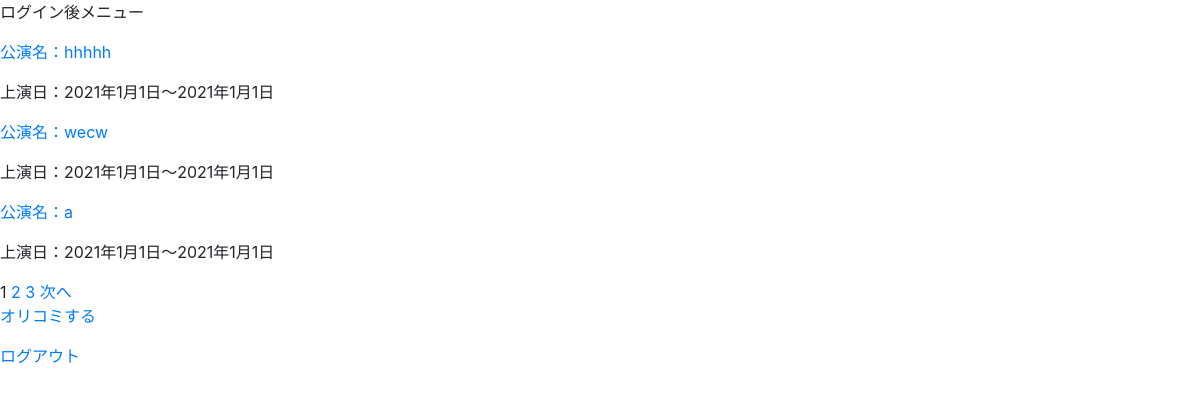
Before: /menu/ (signed in) with the older database file.
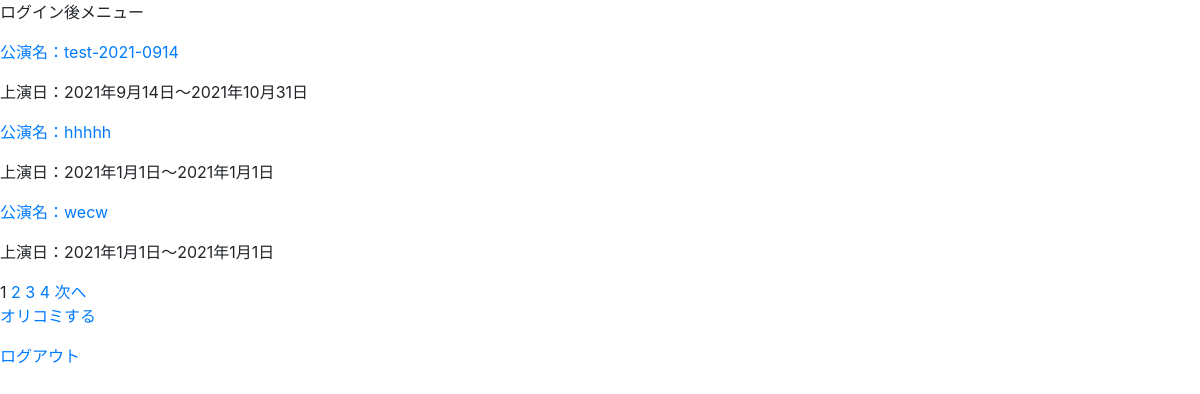
After: the same page with the newer database file.
### orikomi/models.py (models this page shows, shortened)
class Orikomi(models.Model):
    user = models.ForeignKey(CustomUser, verbose_name='ユーザー', on_delete=models.PROTECT)
    title = models.CharField(verbose_name='公演名', max_length=150)
    start_day = models.DateField(verbose_name='上演開始日')
    end_day = models.DateField(verbose_name='上演終了日')
    area = models.ForeignKey(Area, verbose_name='上演地域', to_field='area', on_delete=models.PROTECT)
    genre = models.ForeignKey(Genre, verbose_name='ジャンル', to_field='genre', on_delete=models.PROTECT)
    front_imege = models.ImageField(verbose_name='チラシ表面')
    back_image = models.ImageField(verbose_name='チラシ裏面', blank=True, null=True)
    created_at = models.DateTimeField(verbose_name='作成日時', auto_now_add=True)
    updated_at = models.DateTimeField(verbose_name='更新日時', auto_now=True)
    class Meta:
        verbose_name_plural='orikomi'

### orikomi/views.py (the view)
# urls.py: path('menu/', MenuView.as_view(), name='menu'),
class MenuView(LoginRequiredMixin, ListView):
    model = Orikomi
    template_name = 'menu.html'
    paginate_by = 3
    def get_queryset(self):
        qs = Orikomi.objects.filter(user=self.request.user).order_by('-created_at')
        return qs

### templates/menu.html (shortened to what this page needs)
{% extends 'base.html' %}
{% block content %}
<p>ログイン後メニュー</p>
{% for item in object_list %}
<p><a href="{% url 'orikomi:orikomi_detail' item.pk %}">公演名：{{ item.title }}</a></p>
<p>上演日：{{ item.start_day }}〜{{ item.end_day }}</p>
{% empty %}
<p>折り込みがありません。</p>
{% endfor %}
{% if is_paginated %}
<nav>
  {% for num in paginator.page_range %}
  {% if page_obj.number == num %}
  <span>{{ num }}</span>
  {% else %}
  <a href="?page={{ num }}">{{ num }}</a>
  {% endif %}
  {% endfor %}
  {% if page_obj.has_next %}
  <a href="?page={{ page_obj.next_page_number }}">次へ</a>
  {% endif %}
</nav>
{% endif %}
<p><a href="{% url 'orikomi:orikomi_create' %}">オリコミする</a></p>
<p><a href="{% url 'account_logout' %}">ログアウト</a></p>
{% endblock content %}

### templates/base.html (shortened to what this page needs)
<!doctype html>
<html lang="ja">
  <head>
    <link rel="stylesheet" href="https://stackpath.bootstrapcdn.com/bootstrap/4.5.0/css/bootstrap.min.css">
  </head>
    {% block content %}
    {% endblock content %}
</html>

Changed rows visible on the page:
no longer on this page (row unchanged): Orikomi: title "a", start_day "2021年1月1日", end_day "2021年1月1日"
added Orikomi: title "test-2021-0914", start_day "2021年9月14日", end_day "2021年10月31日"
Other visible differences:
new list line: "4"
